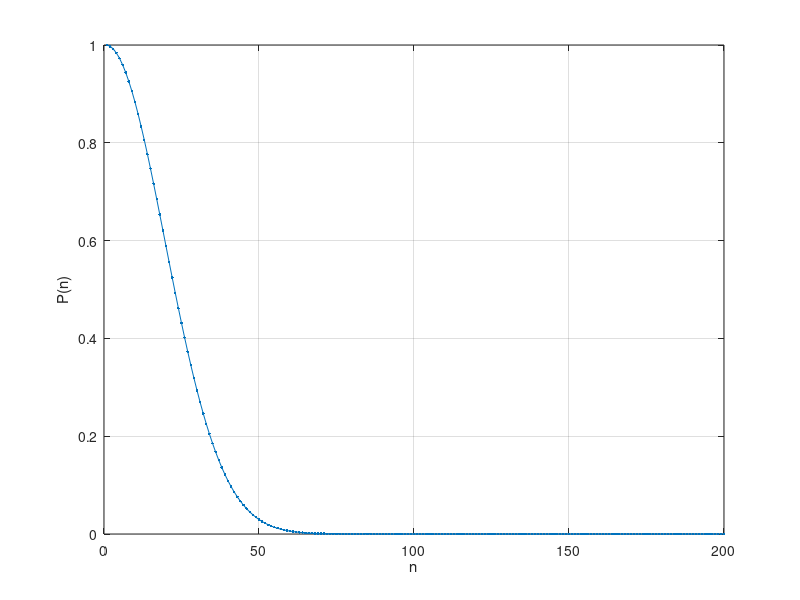

The MATLAB source for this figure:
nMax     = 200; %maximum number of people in classroom
nArray   = 1:nMax;
prevPnot = 1; %initialize probability
for iN = 1:nMax
    Pnot = prevPnot*(365-iN+1)/365; %probability that no birthdays are the same
    P(iN) = Pnot; %probability that at least two birthdays are the same
    prevPnot = Pnot;
end
plot(nArray, P, '.-')
xlabel('n')
ylabel('P(n)')
grid on
